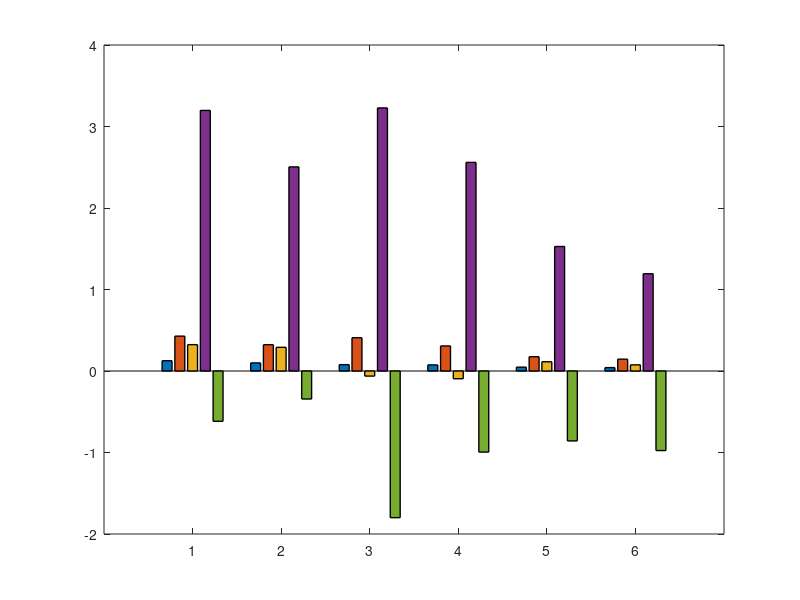

Recreate this plot in MATLAB. (Note: this script raises an error after producing the figure.)
% ============================================================
% Global Relative Sensitivity Metrics (Gr parameters - updated)
% Grouped bar plot (clean legend, no "data1")
% ============================================================

clear; clc; close all;

% -------------------------
% Data
% -------------------------
params = {'Gr\_treg','Gr\_ec','Gr\_m','Gr\_cc','Gr\_f','Gr\_teff'};

rd_msqr = [1.2610e-01  9.9471e-02  7.7962e-02  7.4693e-02  4.7086e-02  4.1717e-02];
rd_mabs = [4.2770e-01  3.2296e-01  4.0830e-01  3.0719e-01  1.7520e-01  1.4523e-01];
rd_mean = [3.2335e-01  2.9042e-01 -6.2540e-02 -9.4936e-02  1.1362e-01  7.5547e-02];
rd_max  = [3.1970e+00  2.5045e+00  3.2280e+00  2.5597e+00  1.5277e+00  1.1936e+00];
rd_min  = [-6.1717e-01 -3.4361e-01 -1.7995e+00 -0.9950e+00 -8.5796e-01 -9.7595e-01];

% Combine into matrix
Y = [rd_msqr(:), rd_mabs(:), rd_mean(:), rd_max(:), rd_min(:)];

% -------------------------
% Plot
% -------------------------
fig = figure('Color','w','Position',[9, 9, 700, 450]);
b = bar(Y, 'grouped', 'LineWidth', 1.0);
hold on;

% -------------------------
% Colors
% -------------------------
b(1).FaceColor = [0.00 0.4470 0.7410];   % rd_msqr
b(2).FaceColor = [0.8500 0.3250 0.0980]; % rd_mabs
b(3).FaceColor = [0.4660 0.6740 0.1880]; % rd_mean
b(4).FaceColor = [0.6350 0.0780 0.1840]; % rd_max
b(5).FaceColor = [0.4940 0.1840 0.5560]; % rd_min

for i = 1:numel(b)
    b(i).EdgeColor = 'none';
end

% -------------------------
% Axes formatting
% -------------------------
ax = gca;
ax.XTick = 1:numel(params);
ax.XTickLabel = params;
ax.FontSize = 13;
ax.FontWeight = 'bold';
ax.LineWidth = 1.2;
ax.Box = 'off';
ax.TickDir = 'out';
xtickangle(35);

xlabel('Parameters', 'FontSize', 14, 'FontWeight', 'bold');
ylabel('Sensitivity Index', 'FontSize', 14, 'FontWeight', 'bold');

% -------------------------
% Zero line (hidden from legend)
% -------------------------
hline = yline(0, 'k-', 'LineWidth', 1.2);
hline.Annotation.LegendInformation.IconDisplayStyle = 'off';

% -------------------------
% Clean legend (NO data1)
% -------------------------
lgd = legend([b(1), b(2), b(3), b(4), b(5)], ...
       {'rd\_msqr','rd\_mabs','rd\_mean','rd\_max','rd\_min'}, ...
       'Location','northeast', ...
       'FontSize',12, ...
       'Box','on');
lgd.AutoUpdate = 'off';

% -------------------------
% Grid
% -------------------------
grid on;
ax.GridAlpha = 0.15;

% -------------------------
% Save
% -------------------------
exportgraphics(fig, 'N127_Gr_relative_sensitivity_plot_updated.png', 'Resolution', 600);
savefig(fig, 'N127_Gr_relative_sensitivity_plot_updated.fig');
